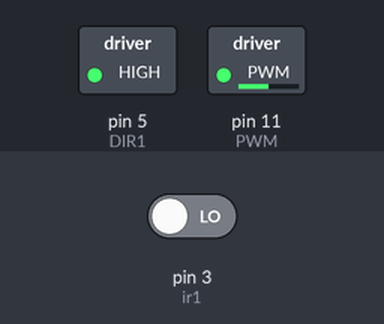
A sketch run on a simulated Arduino Uno, built with avr-gcc and run on an emulated ATmega328P. On the bench: switched loads named in the sketch (green lamp = pin HIGH). Inputs (shaded band) come from the test bench; at power-on: pin 3 (ir1) LOW.

Above: at 0.1 s.
Timing chart, 0 to 1.6 s (numbered marks = the images above):
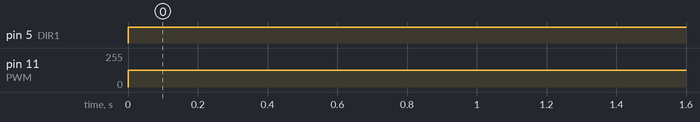

Measured:
- by itself, pin 5 (DIR1): LOW → HIGH at 0.00 s
- by itself, pin 11 (PWM): 0/255 → 127/255 at 0.00 s

The sketch:

ir_basic.ino
```cpp
int ir1 = 3;
int ir2 = 100;

int led_ctr1 = 0;
int irStatus1 = 0;
int led_ctr2 = 0;
int irStatus2 = 0;
long long current_millis = 0;
const int DIR1 = 5;
const int PWM = 11;

void setup() {
  Serial.begin(9600);
  pinMode(ir1, INPUT);
  pinMode(ir2, INPUT);
  pinMode(PWM, OUTPUT);
  pinMode(DIR1, OUTPUT);
}

void loop() {
  digitalWrite(DIR1, HIGH);
  analogWrite(PWM, 127);
  int interval = 1000;
  if (millis() - current_millis == interval) {
    Serial.print("Motor1 ");
    Serial.println(led_ctr1);
    Serial.print("Motor2 ");
    Serial.println(led_ctr2);
    current_millis = millis();
    led_ctr1 = 0;
    led_ctr2 = 0;
  }

  if (digitalRead(ir1) == 1 && irStatus1 == 0) {
    led_ctr1++;
    // Serial.print("Motor1 ");
    //Serial.println(led_ctr1);
  }
  irStatus1 = digitalRead(ir1);

  if (digitalRead(ir2) == 1 && irStatus2 == 0) {
    led_ctr2++;
    //Serial.print("Motor2 ");
    //Serial.println(led_ctr2);
  }
  irStatus2 = digitalRead(ir2);
}
```
